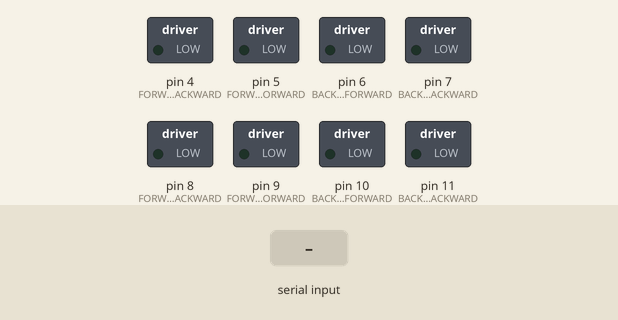
This sketch was run on a simulated Arduino Uno, built with avr-gcc and run on an emulated ATmega328P. Parts: switched loads named in the sketch (green lamp = pin HIGH). Inputs (shaded band) come from the test bench.

Above: at 1.2 s.
1.3 s: "F" received over Serial
At 1.9 s:
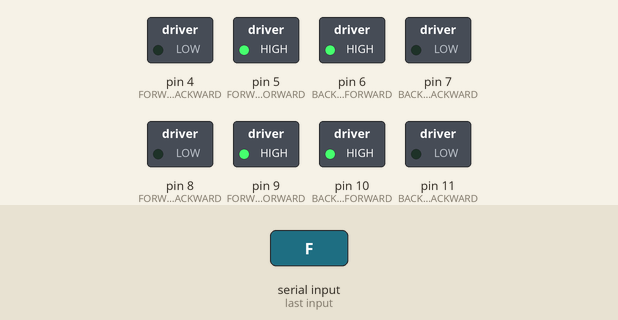
3.8 s: "B" received over Serial
At 4.6 s:
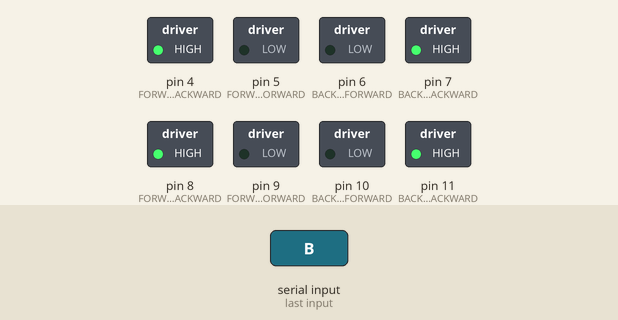
6.3 s: "L" received over Serial
At 6.9 s:
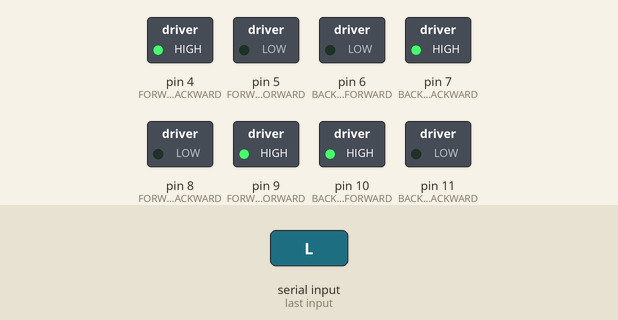
8.9 s: "R" received over Serial
At 9.8 s:
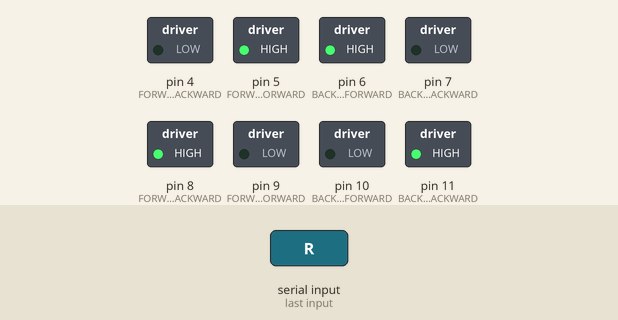
Timing chart, 0 to 11.9 s (numbered marks = the images above; inputs shaded):
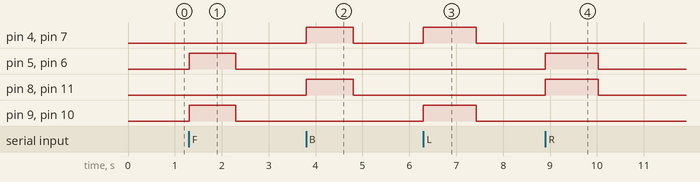

Measured:
- after the input at 1.3 s, pin 5 (FORWARD_LEFT_MOVE_FORWARD), pin 6 (BACKWARD_LEFT_MOVE_FORWARD), pin 9 (FORWARD_RIGHT_MOVE_FORWARD), pin 10 (BACKWARD_RIGHT_MOVE_FORWARD): LOW → HIGH at once, → LOW 1.0 s later
- after the input at 3.8 s, pin 4 (FORWARD_LEFT_MOVE_BACKWARD), pin 7 (BACKWARD_LEFT_MOVE_BACKWARD), pin 8 (FORWARD_RIGHT_MOVE_BACKWARD), pin 11 (BACKWARD_RIGHT_MOVE_BACKWARD): LOW → HIGH at once, → LOW 1.0 s later
- after the input at 6.3 s, pin 4 (FORWARD_LEFT_MOVE_BACKWARD), pin 7 (BACKWARD_LEFT_MOVE_BACKWARD), pin 9 (FORWARD_RIGHT_MOVE_FORWARD), pin 10 (BACKWARD_RIGHT_MOVE_FORWARD): LOW → HIGH at once, → LOW 1.1 s later
- after the input at 8.9 s, pin 5 (FORWARD_LEFT_MOVE_FORWARD), pin 6 (BACKWARD_LEFT_MOVE_FORWARD), pin 8 (FORWARD_RIGHT_MOVE_BACKWARD), pin 11 (BACKWARD_RIGHT_MOVE_BACKWARD): LOW → HIGH at once, → LOW 1.1 s later

The sketch:

sketch_aug19a.ino
```cpp
#ifndef CAR_CONTROLLERS_PIN
#define CAR_CONTROLLERS_PIN
  //Wheel FL
  #define FORWARD_LEFT_MOVE_FORWARD 5
  #define FORWARD_LEFT_MOVE_BACKWARD 4

  //Wheel FR
  #define FORWARD_RIGHT_MOVE_FORWARD 9
  #define FORWARD_RIGHT_MOVE_BACKWARD 8

  //Wheel BL
  #define BACKWARD_LEFT_MOVE_FORWARD 6
  #define BACKWARD_LEFT_MOVE_BACKWARD 7

  //Wheel BR
  #define BACKWARD_RIGHT_MOVE_FORWARD 10
  #define BACKWARD_RIGHT_MOVE_BACKWARD 11

#endif

#define ONE_SECOND 1000
#define TEN_DEG 125


void car_forward()
{
  digitalWrite(FORWARD_LEFT_MOVE_FORWARD, HIGH);
  digitalWrite(FORWARD_RIGHT_MOVE_FORWARD, HIGH);
  digitalWrite(BACKWARD_LEFT_MOVE_FORWARD, HIGH);
  digitalWrite(BACKWARD_RIGHT_MOVE_FORWARD, HIGH);
}


void car_backward()
{
  digitalWrite(FORWARD_LEFT_MOVE_BACKWARD, HIGH);
  digitalWrite(FORWARD_RIGHT_MOVE_BACKWARD, HIGH);
  digitalWrite(BACKWARD_LEFT_MOVE_BACKWARD, HIGH);
  digitalWrite(BACKWARD_RIGHT_MOVE_BACKWARD, HIGH);
}


void car_stop_forward()
{
  //  disable forward wheels:
  digitalWrite(FORWARD_LEFT_MOVE_FORWARD, LOW);
  digitalWrite(FORWARD_RIGHT_MOVE_FORWARD, LOW);
  digitalWrite(BACKWARD_LEFT_MOVE_FORWARD, LOW);
  digitalWrite(BACKWARD_RIGHT_MOVE_FORWARD, LOW);
}


void car_stop_backward()
{
  // disable backward wheels:
  digitalWrite(FORWARD_LEFT_MOVE_BACKWARD, LOW);
  digitalWrite(FORWARD_RIGHT_MOVE_BACKWARD, LOW);
  digitalWrite(BACKWARD_LEFT_MOVE_BACKWARD, LOW);
  digitalWrite(BACKWARD_RIGHT_MOVE_BACKWARD, LOW);
}

void car_turn_left()
{
  //turn left
 digitalWrite(FORWARD_LEFT_MOVE_BACKWARD, HIGH);
 digitalWrite(BACKWARD_LEFT_MOVE_BACKWARD, HIGH);
 digitalWrite(FORWARD_RIGHT_MOVE_FORWARD, HIGH);
 digitalWrite(BACKWARD_RIGHT_MOVE_FORWARD, HIGH);
}

void car_turn_right()
{
  digitalWrite(FORWARD_RIGHT_MOVE_BACKWARD, HIGH);
  digitalWrite(BACKWARD_RIGHT_MOVE_BACKWARD, HIGH);
  digitalWrite(FORWARD_LEFT_MOVE_FORWARD, HIGH);
  digitalWrite(BACKWARD_LEFT_MOVE_FORWARD, HIGH);
}

void car_full_stop()
{
  car_stop_forward();
  car_stop_backward();
}

void car_turn_left_ten()
{
  car_turn_left();
  delay(TEN_DEG);
  car_full_stop();
}

void car_turn_right_ten()
{
  car_turn_right();
  delay(TEN_DEG);
  car_full_stop();
}

void car_turn_left_90()
{
  car_turn_left();
  delay(TEN_DEG*9);
  car_full_stop();
}

void car_turn_right_90()
{
  car_turn_right();
  delay(TEN_DEG*9);
  car_full_stop();
 }
void car_forward_step()
{
  car_forward();
  delay(ONE_SECOND);
  car_full_stop();
}

 void car_backward_step()
 {
  car_backward();
  delay(ONE_SECOND);
  car_full_stop();
 }


void setup()
{
  pinMode(FORWARD_LEFT_MOVE_FORWARD, OUTPUT);
  pinMode(FORWARD_LEFT_MOVE_BACKWARD, OUTPUT);
  pinMode(FORWARD_RIGHT_MOVE_FORWARD, OUTPUT);
  pinMode(FORWARD_RIGHT_MOVE_BACKWARD, OUTPUT);
  pinMode(BACKWARD_LEFT_MOVE_FORWARD, OUTPUT);
  pinMode(BACKWARD_LEFT_MOVE_BACKWARD, OUTPUT);
  pinMode(BACKWARD_RIGHT_MOVE_FORWARD, OUTPUT);
  pinMode(BACKWARD_RIGHT_MOVE_BACKWARD, OUTPUT);

  int baud_rate = 9600;
  Serial.begin(baud_rate);

 }


void loop()
{
  while (Serial.available())
  {
      char in_byte = Serial.read();

      if(in_byte == 'F' )
      {
        car_forward_step();
      }

      if (in_byte == 'B')
        {
          car_backward_step();
        }

       if(in_byte == '3')
          {
            car_full_stop();
          }

       if(in_byte == 'L')
        {
        car_turn_left_90();
        }

      if(in_byte == 'R')
        {
        car_turn_right_90();
        }
  }
}
```
